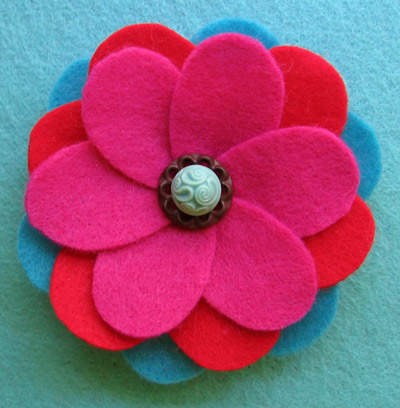
%> input picture code/flower.jpg, 400 x 408 px
$ octave basics.m   (GNU Octave 9; MATLAB toolbox functions it lacks are replaced by stand-ins)
%> lines starting %> are read from the running program, lines starting %| are printed output that depends on the picture; in (x1, y1, x2, y2) boxes, pixels count from 0 and x2, y2 are one past the last pixel; in counts of white or black regions, pixels touching at a corner belong together; the program's own positions count from 1
clc
clear all
close all

%% Image read write
im = imread('flower.jpg');
%> im is the input picture: size 408x400x3 uint8; mean R, G, B 150.2, 87.4, 119.7
imgray = rgb2gray(im); %  0.299 * R + 0.587 * G + 0.114 * B
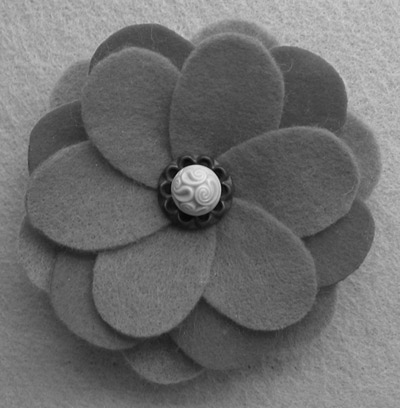
%> imgray: size 408x400 uint8; min 5, max 233, mean 109.8

% [8 lines of commented-out code are left out]


%% Visualization with subplot, to show how to save a subplot

% [15 lines of commented-out code are left out]

%% Manually converting to gray
% [12 lines of commented-out code are left out]

%% alternatively
% [6 lines of commented-out code are left out]

%% Mean max min
 mean_value = mean2(imgray)
%> mean_value = 109.8
 min_value = min(min(imgray))
%> min_value = 5
 max_value = max(max(imgray))
%> max_value = 233

 imgray_ = (imgray + mean_value);
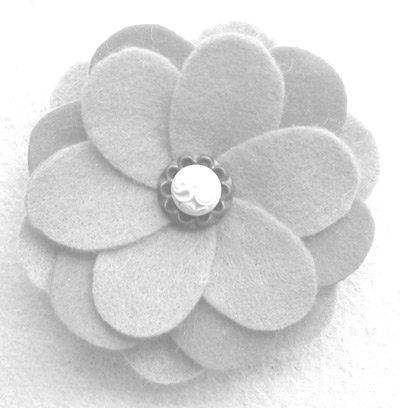
%> imgray_: size 408x400 uint8; min 115, max 255, mean 214.8
% imgray_ = imgray * 2; %imgray; % + - .* ./
%
% imshow(imgray_)

%% find/count/replace pixels
 [row col] = find(imgray == 100);
%> row = 2079 values from 26 to 408; col = 2079 values from 8 to 374
 length(row)
%> ans = 2079
%
 for i = 1 : length(row)
     imgray(row(i),col(i)) = 255;
 end
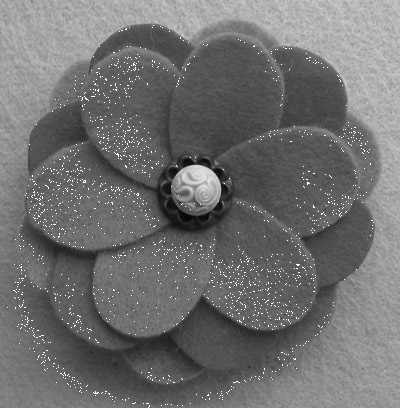
%> imgray: size 408x400 uint8; 1.27% of pixels changed, all inside (x1, y1, x2, y2) = (7, 25, 374, 408)

% imshow(imgray)

%% image generation

% [4 lines of commented-out code are left out]

 im_crop = imgray(50:100, 50:100);
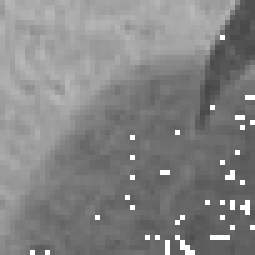
%> im_crop: size 51x51 uint8 (shown 5 times larger); min 71, max 255, mean 131.4
 im_crop = imresize(im_crop, [2048 2048], 'nearest'); % bicubic bilinear nearest
%> im_crop: size 2048x2048 uint8
 imshow(im_crop)

%% im2double
 im = im2double(im);
%> im: size 408x400x3 double
 imshow(im);

$ run again, with code/download.jpg copied over code/flower.jpg
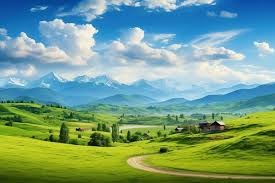
%> input picture code/download.jpg, 275 x 183 px
%> im is the input picture: size 183x275x3 uint8; mean R, G, B 116.3, 158.2, 135.8
%> mean_value = 143.1
%> min_value = 0
%> max_value = 253
%> row = 381 values from 1 to 178; col = 381 values from 3 to 275
%> ans = 381
%> after the loop `for i = 1 : length(row)`:
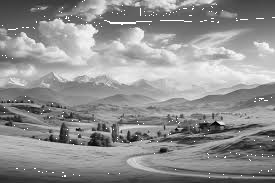
%> imgray: size 183x275 uint8; min 0, max 255, mean 144.3
%> `im_crop = imgray(50:100, 50:100);`:
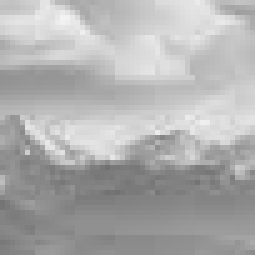
%> im_crop: size 51x51 uint8 (shown 5 times larger); min 112, max 243, mean 174.7
%> im: size 183x275x3 double
